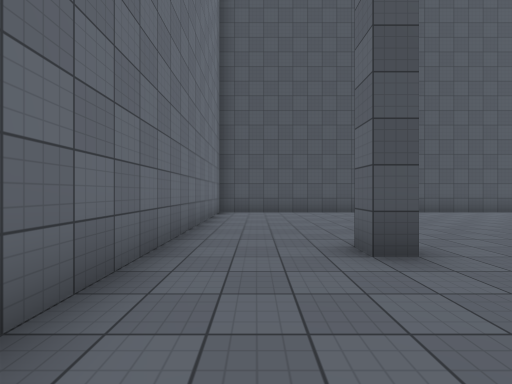
view 1 (above)

14 first-person views from a walk through a scene from a Unity 3-D project. The camera is 1.4 m above the floor, looks level and sees 90° across. The floor is counted in squares, 2 m on a side. Each view is taken from the middle of a square. On the plan, view 1 faces up. The plan holds only what a view shows up to about 9 squares ahead; the rest is blank. The place goes on beyond the plan. The player is left out. Surface patterns are stand-ins for the level's own textures.

view 2
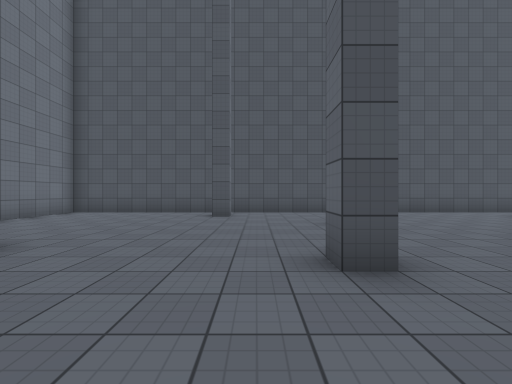

view 3
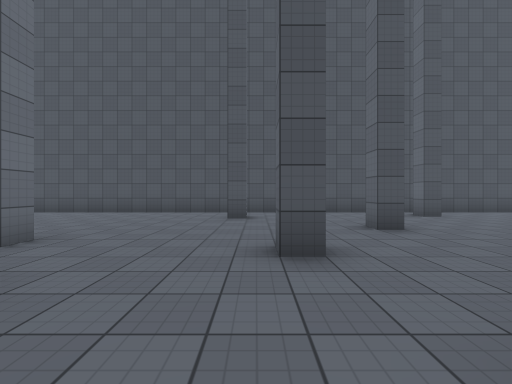

view 4
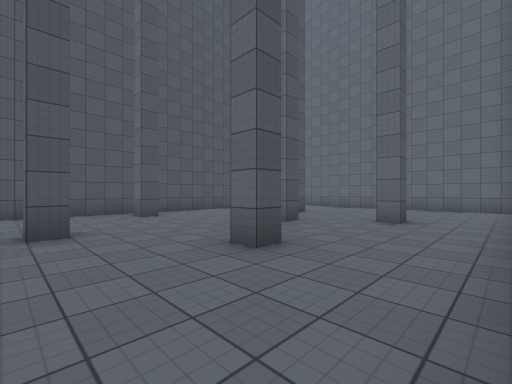

view 5
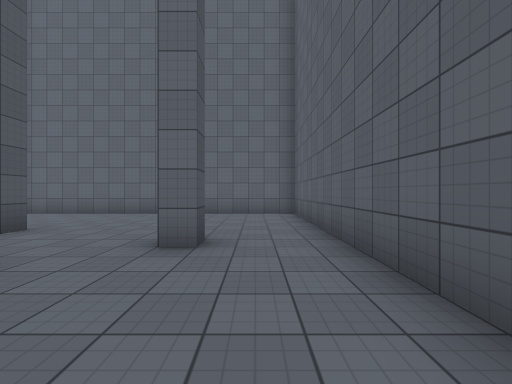

view 6
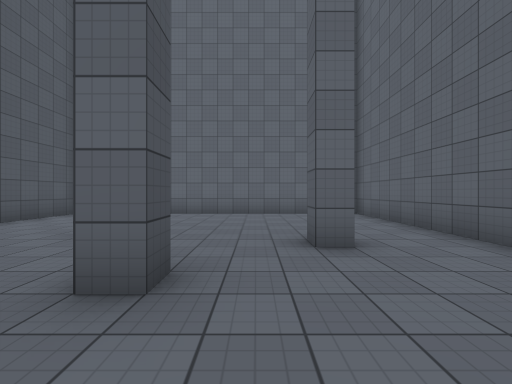

view 7
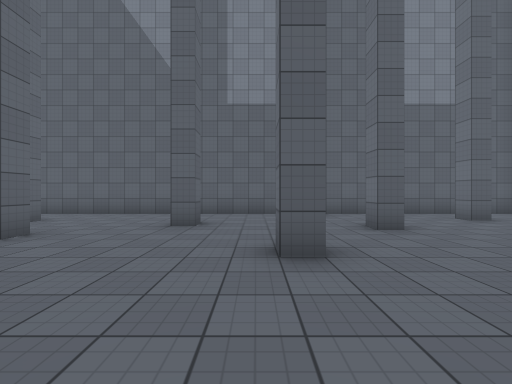

view 8
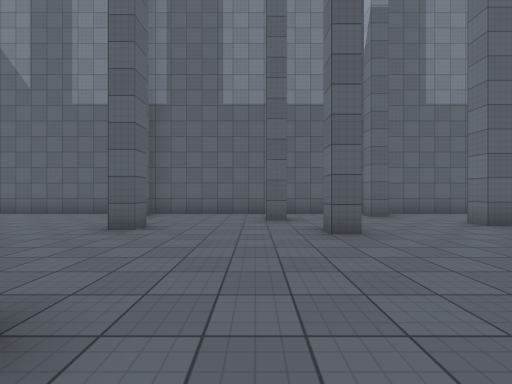

view 9
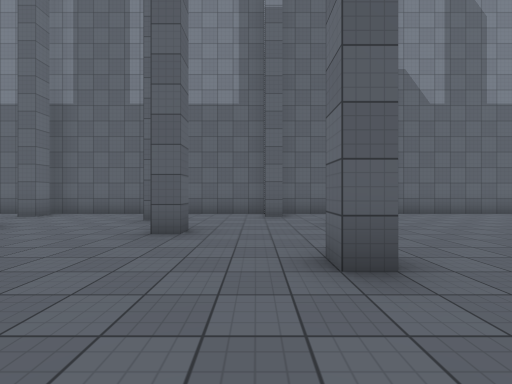

view 10
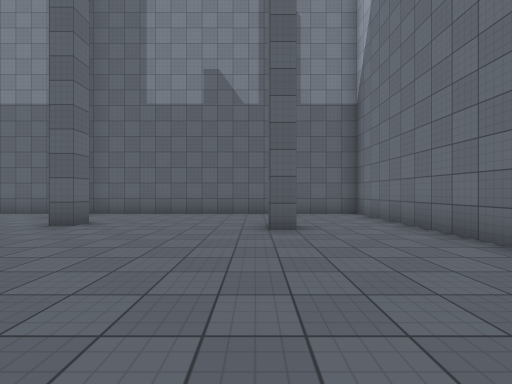

view 11
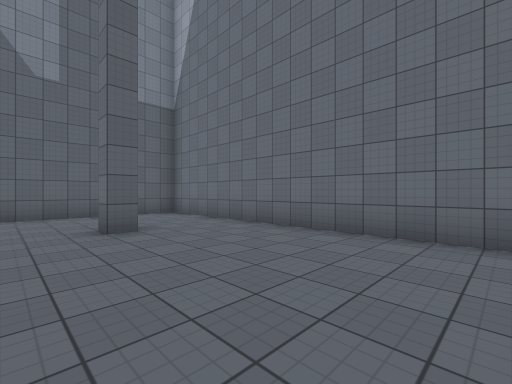

view 12
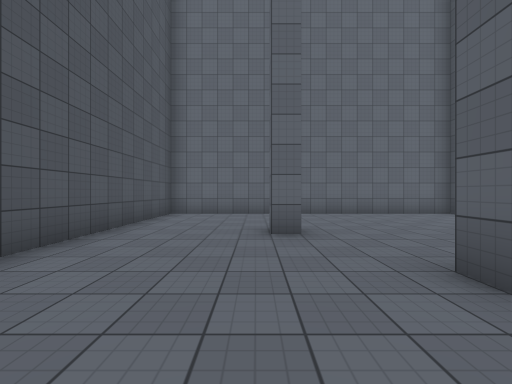

view 13
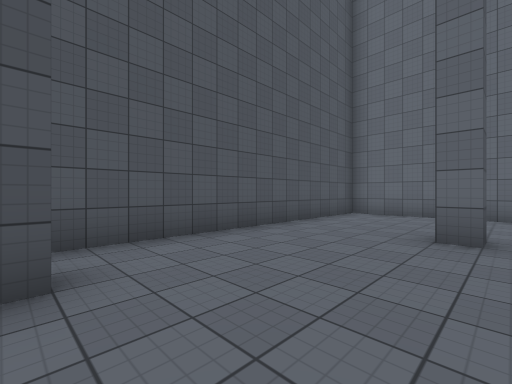

view 14
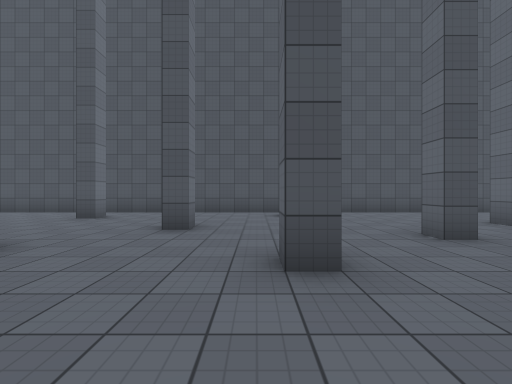

### Floor plan
Points are (right, up) in squares from view 1. A wall is a line through its corners. A room is listed if a view was taken in it or the views show most of it. See-through windows are left out.
Room 1 (views 1, 2, 3, 4, 5, 6, 7, 8, 9, 10, 11, 12, 13, 14)
walls: (13.2, 3.3) (13.7, 3.3) (13.7, 2.8) (13.2, 2.8) (13.2, 3.3); (9.2, 3.2) (9.2, 3.8) (9.8, 3.8) (9.8, 3.2); (10.2, 1.7) (10.7, 1.7) (10.7, 1.2); (12.8, 7.2) (12.8, 6.8) (12.2, 6.8); (15.3, 4.7) (15.3, 5.3) (15.8, 5.3) (15.8, 4.7) (15.3, 4.7); (6.6, 5.7) (7.2, 5.7) (7.2, 5.2); (6.2, 2.8) (6.2, 2.2) (5.8, 2.2) (5.8, 2.8) (6.2, 2.8); (17.9, 2.2) (17.3, 2.2) (17.3, 2.8) (17.8, 2.8); (18.4, 7.2) (17.8, 7.2) (17.8, 7.8); (20.2, 3.7) (19.7, 3.7) (19.7, 4.2) (20.2, 4.2); (4.2, 7.2) (3.8, 7.2); (21.8, 1.7) (21.3, 1.7) (21.3, 2.2) (21.8, 2.2); (1.7, 3.3) (1.7, 2.8) (1.3, 2.8) (1.3, 3.3) (1.7, 3.3); (22.8, 5.2) (22.3, 5.2) (22.3, 5.8); (-1.3, -0.3) (26.3, -0.3) (26.3, 8.7) (-1.3, 8.7) (-1.3, -0.3)

Where each view was taken, in squares from view 1:
view 1: 0 up, 0 right, facing up
view 2: 0 up, 5 right, facing up
view 3: 0 up, 13 right, facing up
view 4: 0 up, 15 right, facing up-right
view 5: 1 up, 18 right, facing right
view 6: 3 up, 18 right, facing right
view 7: 8 up, 16 right, facing down
view 8: 8 up, 11 right, facing down
view 9: 8 up, 8 right, facing down
view 10: 8 up, 2 right, facing down
view 11: 8 up, 3 right, facing down-left
view 12: 6 up, 18 right, facing right
view 13: 5 up, 18 right, facing up-right
view 14: 0 up, 17 right, facing up
